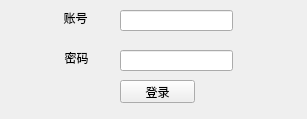
<?xml version="1.0" encoding="UTF-8"?>
<ui version="4.0">
 <class>widget</class>
 <widget class="QWidget" name="widget">
  <property name="geometry">
   <rect>
    <x>0</x>
    <y>0</y>
    <width>307</width>
    <height>119</height>
   </rect>
  </property>
  <property name="windowTitle">
   <string>登录框</string>
  </property>
  <property name="windowOpacity">
   <double>0.900000000000000</double>
  </property>
  <widget class="QLabel" name="label">
   <property name="geometry">
    <rect>
     <x>50</x>
     <y>10</y>
     <width>51</width>
     <height>16</height>
    </rect>
   </property>
   <property name="text">
    <string>账号</string>
   </property>
   <property name="alignment">
    <set>Qt::AlignCenter</set>
   </property>
  </widget>
  <widget class="QLineEdit" name="lineEdit">
   <property name="geometry">
    <rect>
     <x>120</x>
     <y>10</y>
     <width>113</width>
     <height>21</height>
    </rect>
   </property>
  </widget>
  <widget class="QPushButton" name="pushButton">
   <property name="geometry">
    <rect>
     <x>120</x>
     <y>80</y>
     <width>75</width>
     <height>23</height>
    </rect>
   </property>
   <property name="text">
    <string>登录</string>
   </property>
  </widget>
  <widget class="QLabel" name="label_3">
   <property name="geometry">
    <rect>
     <x>50</x>
     <y>50</y>
     <width>53</width>
     <height>15</height>
    </rect>
   </property>
   <property name="text">
    <string>密码</string>
   </property>
   <property name="alignment">
    <set>Qt::AlignCenter</set>
   </property>
  </widget>
  <widget class="QLineEdit" name="lineEdit_3">
   <property name="geometry">
    <rect>
     <x>120</x>
     <y>50</y>
     <width>113</width>
     <height>21</height>
    </rect>
   </property>
  </widget>
 </widget>
 <resources/>
 <connections/>
</ui>
